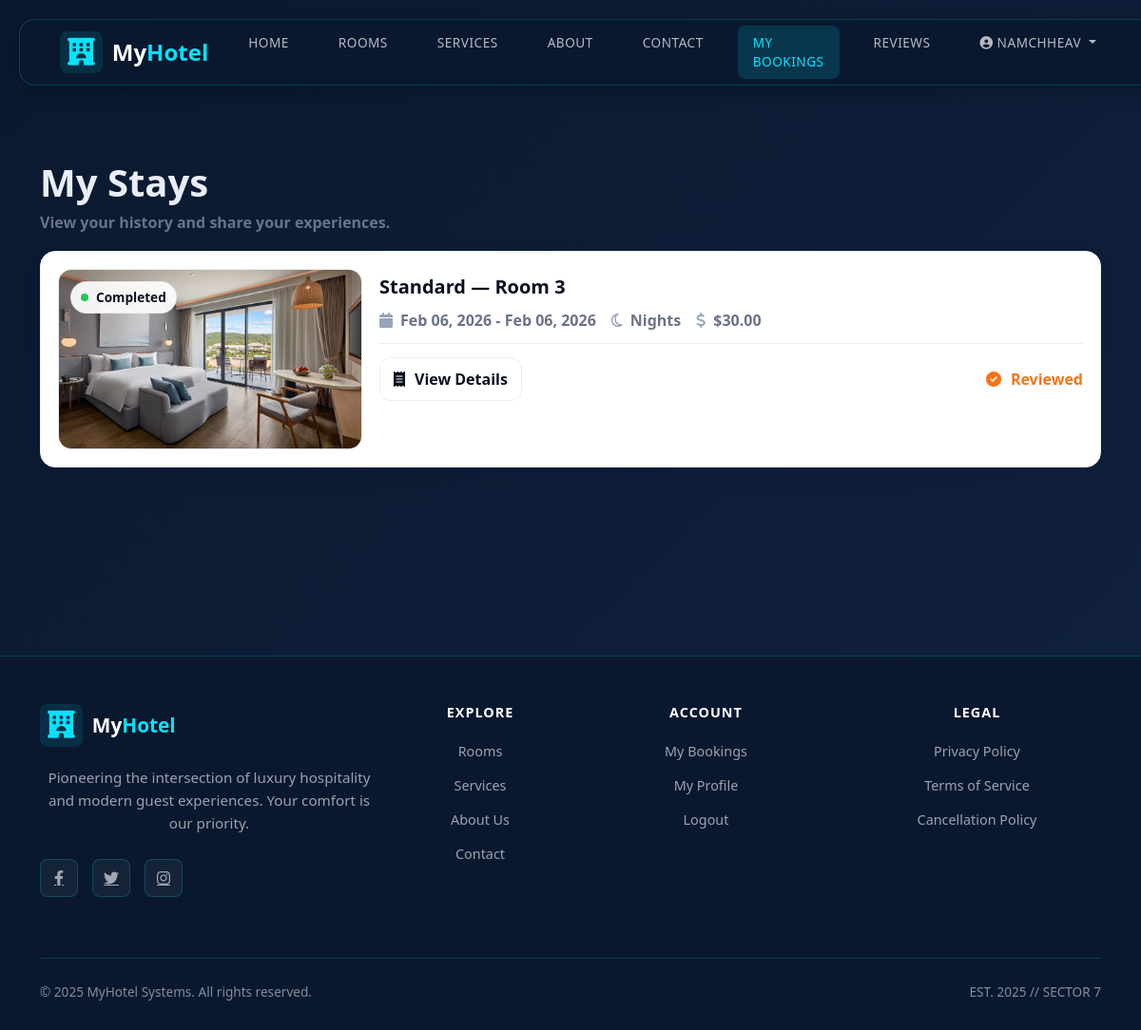
The app's page /my-reservations/ (signed in) with its own data.
### hotel/models.py (models this page shows, shortened)
class Reservation(models.Model):
    id = models.AutoField(primary_key=True)
    STATUS_CHOICES = [
        ('Pending', 'Pending'),
        ('Confirmed', 'Confirmed'),
        ('Checked In', 'Checked In'),
        ('Checked Out', 'Checked Out'),
        ('Cancelled', 'Cancelled'),
    ]
    guest = models.ForeignKey(Guest, on_delete=models.CASCADE, related_name='reservations')
    room = models.ForeignKey(Room, on_delete=models.CASCADE, related_name='reservations')
    handled_by = models.ForeignKey('Staff', on_delete=models.SET_NULL, null=True, blank=True, related_name='handled_reservations')
    check_in_date = models.DateField()
    check_out_date = models.DateField()
    booking_date = models.DateTimeField(auto_now_add=True)
    status = models.CharField(max_length=20, choices=STATUS_CHOICES, default='Pending')
    is_online_booking = models.BooleanField(default=True)
    number_of_guests = models.IntegerField(default=1, validators=[MinValueValidator(1)])
    special_requests = models.TextField(blank=True, null=True)
    total_price = models.DecimalField(max_digits=10, decimal_places=2, default=0, validators=[MinValueValidator(0)])
    class Meta:
        ordering = ['-booking_date']

class Room(models.Model):
    id = models.AutoField(primary_key=True)
    STATUS_CHOICES = [
        ('Available', 'Available'),
        ('Booked', 'Booked'),
        ('Maintenance', 'Maintenance'),
    ]
    room_number = models.CharField(max_length=10, unique=True)
    category = models.ForeignKey(RoomCategory, on_delete=models.CASCADE, related_name='rooms')
    assigned_staff = models.ForeignKey('Staff', on_delete=models.SET_NULL, null=True, blank=True, related_name='assigned_rooms')
    status = models.CharField(max_length=15, choices=STATUS_CHOICES, default='Available')
    floor = models.IntegerField(default=1, validators=[MinValueValidator(1), MaxValueValidator(100)])
    max_occupancy = models.IntegerField(default=2, validators=[MinValueValidator(1)])
    price = models.DecimalField(max_digits=10, decimal_places=2, null=True, blank=True, validators=[MinValueValidator(0)], help_text="Room-specific price (leave blank to use category base price)")
    amenities = models.TextField(default="WiFi, AC, TV", help_text="Comma-separated list of amenities")
    description = models.TextField(blank=True, null=True)
    image = models.ImageField(upload_to='rooms/', blank=True, null=True)
    created_at = models.DateTimeField(default=timezone.now)
    class Meta:
        ordering = ['room_number']

class RoomCategory(models.Model):
    id = models.AutoField(primary_key=True)
    category_name = models.CharField(max_length=50, unique=True)
    class Meta:
        verbose_name_plural = "Room Categories"

### hotel/views.py (the view)
# urls.py: path('my-reservations/', views.my_reservations, name='my_reservations'),
@login_required(login_url='login')
def my_reservations(request):
    try:
        guest = request.user.guest
        reservations = guest.reservations.select_related("room", "room__category").all()
        from .models import RoomRating
        reviewed_res_ids = set(
            RoomRating.objects.filter(user=request.user, reservation__guest=guest)
            .values_list("reservation_id", flat=True)
        )
    except Guest.DoesNotExist:
        reservations = []
        reviewed_res_ids = set()
    context = {
        "reservations": reservations,
        "reviewed_res_ids": reviewed_res_ids,
    }
    return render(request, "hotel/html/my_reservations.html", context)

### hotel/template/hotel/html/my_reservations.html (shortened to what this page needs)
{% extends 'hotel/html/base.html' %}
{% load static %}
{% block content %}
<div class="container stays-wrap">
  <div class="stays-head">
    <h1>My Stays</h1>
    <p>View your history and share your experiences.</p>
  </div>
  {% if reservations %}
    {% for r in reservations %}
      <div class="stay-card">
        <div class="stay-inner">
          <div class="stay-media">
            {% if r.status == 'Checked Out' %}
              <span class="pill completed"><span class="dot"></span> Completed</span>
            {% elif r.status == 'Confirmed' %}
              <span class="pill confirmed"><span class="dot"></span> Confirmed</span>
            {% elif r.status == 'Cancelled' %}
              <span class="pill cancelled"><span class="dot"></span> Cancelled</span>
            {% else %}
              <span class="pill pending"><span class="dot"></span> {{ r.status }}</span>
            {% endif %}
            {% if r.room.image %}
              <img src="{{ r.room.image.url }}" alt="Room image">
            {% else %}
              <img src="{% static 'hotel/img/hero.png' %}" alt="Room image">
            {% endif %}
          </div>
          <div>
            <div class="stay-title">
              {{ r.room.category.category_name }} — Room {{ r.room.room_number }}
            </div>
            <div class="stay-meta">
              <span class="meta-item">
                <i class="fas fa-calendar"></i>
                {{ r.check_in_date|date:"M d, Y" }} - {{ r.check_out_date|date:"M d, Y" }}
              </span>
              <span class="meta-item">
                <i class="far fa-moon"></i>
                {{ r.nights }} Nights
              </span>
              <span class="meta-item">
                <i class="fas fa-dollar-sign"></i>
                ${{ r.total_price }}
              </span>
            </div>
            <div class="stay-actions">
              <a class="btnx btn-ghost" href="{% url 'reservation_detail' r.id %}">
                <i class="fas fa-receipt"></i> View Details
              </a>
              {% if r.id in reviewed_res_ids %}
                <span class="reviewed">
                  <i class="fas fa-check-circle"></i> Reviewed
                </span>
              {% endif %}
            </div>
          </div>
        </div>
      </div>
    {% endfor %}
  {% else %}
    <div class="alert alert-info">
      <i class="fas fa-info-circle"></i> You don't have any reservations yet.
      <a href="{% url 'room_list' %}" class="btn btn-sm btn-primary">Browse Rooms</a>
    </div>
  {% endif %}
</div>
{% endblock %}

### hotel/template/hotel/html/base.html (shortened to what this page needs)
{% load static %}
<!DOCTYPE html>
<html lang="en">
<head>
    <link href="https://cdn.jsdelivr.net/npm/bootstrap@5.3.0/dist/css/bootstrap.min.css" rel="stylesheet">
    <link rel="stylesheet" href="https://cdnjs.cloudflare.com/ajax/libs/font-awesome/6.4.0/css/all.min.css">
    <link rel="stylesheet" href="{% static 'hotel/css/home.css' %}">
</head>
<body>
    <nav class="navbar navbar-expand-lg navbar-dark">
        <div class="container-lg">
            <a class="navbar-brand" href="{% url 'guest_home' %}">
                <i class="fas fa-hotel"></i>
                <span class="brand-text">My<span class="highlight">Hotel</span></span>
            </a>
            <div class="collapse navbar-collapse" id="navbarNav">
                <ul class="navbar-nav ms-auto align-items-cente">
                    <li class="nav-item">
                        <a class="nav-link {% if request.resolver_match.url_name == 'guest_home' %}active{% endif %}" href="{% url 'guest_home' %}">Home</a>
                    <li class="nav-item">
                        <a class="nav-link {% if request.resolver_match.url_name == 'room_list' %}active{% endif %}" href="{% url 'room_list' %}">Rooms</a>
                    </li>
                    <li class="nav-item">
                        <a class="nav-link {% if request.resolver_match.url_name == 'service' %}active{% endif %}" href="{% url 'service' %}">Services</a>
                    </li>
                    <li class="nav-item">
                        <a class="nav-link {% if request.resolver_match.url_name == 'about' %}active{% endif %}" href="{% url 'about' %}">About</a>
                    </li>
                    <li class="nav-item">
                        <a class="nav-link {% if request.resolver_match.url_name == 'contact' %}active{% endif %}" href="{% url 'contact' %}">Contact</a>
                    </li>
                    {% if user.is_authenticated %}
                        <li class="nav-item">
                            <a class="nav-link {% if request.resolver_match.url_name == 'my_reservations' %}active{% endif %}" href="{% url 'my_reservations' %}">My Bookings</a>
                        </li>
                        <li class="nav-item">
                        <a class="nav-link {% if request.resolver_match.url_name == 'reviews' %}active{% endif %}"
                            href="{% url 'reviews' %}">
                            Reviews
                        </a>
                        </li>
                        <li class="nav-item dropdown">
                            <a class="nav-link dropdown-toggle" href="#" id="userDropdown" role="button" data-bs-toggle="dropdown">
                                <i class="fas fa-user-circle"></i> {{ user.username }}
                            </a>
                        </li>
                    {% endif %}
                    </li>
                </ul>
            </div>
        </div>
    </nav>
    <main>
        <div class="container-lg">
            {% block content %}{% endblock %}
        </div>
    </main>
    <footer>
        <div class="container-lg">
            <div class="row">
                <div class="col-lg-4 mb-4">
                    <div class="footer-brand">
                        <i class="fas fa-hotel"></i>
                        <span class="brand-text">My<span class="highlight">Hotel</span></span>
                    </div>
                    <p class="footer-description">
                        Pioneering the intersection of luxury hospitality and modern guest experiences. Your comfort is our priority.
                    </p>
                    <div class="social-icons">
                        <a href="#"><i class="fab fa-facebook-f"></i></a>
                        <a href="#"><i class="fab fa-twitter"></i></a>
                        <a href="#"><i class="fab fa-instagram"></i></a>
                    </div>
                </div>
                <div class="col-lg-2 col-md-6 mb-4 footer-section">
                    <h5>Explore</h5>
                    <ul class="footer-links">
                        <li><a href="{% url 'room_list' %}">Rooms</a></li>
                        <li><a href="{% url 'service' %}">Services</a></li>
                        <li><a href="{% url 'about' %}">About Us</a></li>
                        <li><a href="{% url 'contact' %}">Contact</a></li>
                    </ul>
                </div>
                <div class="col-lg-3 col-md-6 mb-4 footer-section">
                    <h5>Account</h5>
                    <ul class="footer-links">
                        {% if user.is_authenticated %}
                            <li><a href="{% url 'my_reservations' %}">My Bookings</a></li>
                            <li><a href="{% url 'user_profile' %}">My Profile</a></li>
                            <li><a href="{% url 'logout' %}">Logout</a></li>
                        {% else %}
                            <li><a href="{% url 'login' %}">Login</a></li>
                            <li><a href="{% url 'register' %}">Register</a></li>
                        {% endif %}
                    </ul>
                </div>
                <div class="col-lg-3 col-md-6 mb-4 footer-section">
                    <h5>Legal</h5>
                    <ul class="footer-links">
                        <li><a href="#">Privacy Policy</a></li>
                        <li><a href="#">Terms of Service</a></li>
                        <li><a href="#">Cancellation Policy</a></li>
                    </ul>
                </div>
            </div>
            <div class="footer-bottom">
                <div class="footer-meta">
                    <div>&copy; 2025 MyHotel Systems. All rights reserved.</div>
                    <div>EST. 2025 // SECTOR 7</div>
                </div>
            </div>
        </div>
    </footer>
</body>
</html>

### hotel/static/hotel/css/home.css (style rules this page uses)
* { margin: 0; padding: 0; box-sizing: border-box; font-family: 'Segoe UI', sans-serif; }
body { background-color: #f5f5f5; }
footer { background-color: #2c3e50; color: white; text-align: center; padding: 15px; }

### hotel/template/hotel/html/base.html (style rules this page uses)
:root { --primary: #00e5ff; --secondary: #0a192f; --dark-bg: rgba(10, 25, 47, 0.95); --light: #ecf0f1; --cyan-glow: rgba(0, 229, 255, 0.2); }
* { margin: 0; padding: 0; box-sizing: border-box; }
body { font-family: 'Segoe UI', Tahoma, Geneva, Verdana, sans-serif; background: linear-gradient(135deg, #0a192f 0%, #112240 100%); min-height: 100vh; color: #e6f1ff; }
.navbar { background: rgba(10, 25, 47, 0.95); backdrop-filter: blur(10px); border: 1px solid rgba(0, 229, 255, 0.2); border-radius: 16px; margin: 20px; padding: 10px 30px; box-shadow: 0 4px 20px rgba(0, 0, 0, 0.3); position: sticky; top: 0; left: 0; width: 100%; height: 70px; z-index: 1000; }
.navbar-brand { font-weight: 700; font-size: 1.5rem; color: #fff !important; display: flex; align-items: center; gap: 10px; }
.navbar-brand i { color: #00e5ff; font-size: 1.8rem; padding: 8px; background: rgba(0, 229, 255, 0.1); border-radius: 8px; }
.navbar-brand .brand-text .highlight { color: #00e5ff; }
.nav-link { color: rgba(255,255,255,0.7) !important; transition: all 0.3s ease; margin: 0 10px; padding: 8px 16px !important; font-weight: 500; text-transform: uppercase; font-size: 0.85rem; letter-spacing: 0.5px; }
.nav-link.active { color: #00e5ff !important; background: rgba(0, 229, 255, 0.15); border-radius: 8px; }
main { min-height: calc(100vh - 300px); padding: 30px 0; }
.container { max-width: 1200px; }
footer { background: rgba(10, 25, 47, 0.95); backdrop-filter: blur(10px); border-top: 1px solid rgba(0, 229, 255, 0.2); color: rgba(255,255,255,0.7); padding: 50px 0 30px; margin-top: 80px; }
footer .footer-brand { display: flex; align-items: center; gap: 10px; margin-bottom: 20px; }
footer .footer-brand i { color: #00e5ff; font-size: 1.8rem; padding: 8px; background: rgba(0, 229, 255, 0.1); border-radius: 8px; }
footer .footer-brand .brand-text { font-size: 1.3rem; font-weight: 700; color: #fff; }
footer .footer-brand .highlight { color: #00e5ff; }
footer .footer-description { color: rgba(255,255,255,0.6); margin-bottom: 25px; font-size: 0.95rem; line-height: 1.6; }
footer .footer-section h5 { color: #fff; font-weight: 600; margin-bottom: 20px; text-transform: uppercase; font-size: 0.9rem; letter-spacing: 1px; }
footer .footer-links { list-style: none; padding: 0; }
footer .footer-links li { margin-bottom: 12px; }
footer .footer-links a { color: rgba(255,255,255,0.6); text-decoration: none; transition: all 0.3s ease; font-size: 0.9rem; }
footer .social-icons { display: flex; gap: 15px; margin-top: 20px; }
footer .social-icons a { width: 40px; height: 40px; display: flex; align-items: center; justify-content: center; background: rgba(255, 255, 255, 0.05); border: 1px solid rgba(0, 229, 255, 0.2); border-radius: 8px; color: rgba(255,255,255,0.6); transition: all 0.3s ease; }
footer .footer-bottom { border-top: 1px solid rgba(0, 229, 255, 0.2); margin-top: 40px; padding-top: 25px; text-align: center; color: rgba(255,255,255,0.5); font-size: 0.85rem; }
footer .footer-bottom .footer-meta { display: flex; justify-content: space-between; align-items: center; flex-wrap: wrap; gap: 15px; }

### records on screen
Reservation: status "Checked Out" (drawn), room.image (picture), room.category.category_name "Standard", room.room_number "3", check_in_date "Feb 06, 2026", check_out_date "Feb 06, 2026", total_price "30.00", shows "Reviewed"

### other values on screen
{{ user.username }} "NAMCHHEAV"
